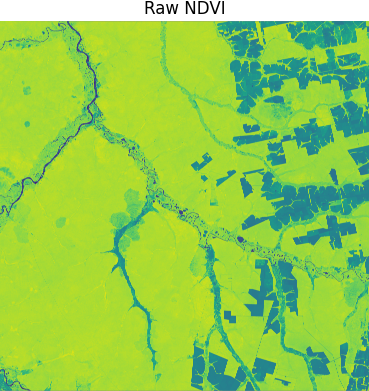
#> input picture data/animation_frames/step_00.png, 369 x 391 px; its folder holds 3 pictures in this run
$ python create_animation.py
#> lines starting #> are read from the running program, lines starting #| are printed output that depends on the picture
import imageio
import os

# Folder where your frames are saved
frame_dir = "data/animation_frames"
output_gif = "data/evolution_ndvi_to_clusters.gif"

# Collect all frame filenames in order
frames = sorted([
    os.path.join(frame_dir, f)
    for f in os.listdir(frame_dir)
    if f.endswith(".png")
])

# Create and save GIF
images = [imageio.imread(f) for f in frames]
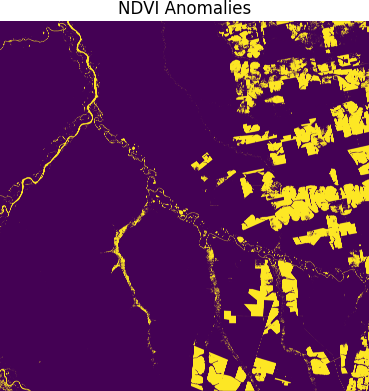
#> input picture data/animation_frames/step_01.png, 369 x 391 px
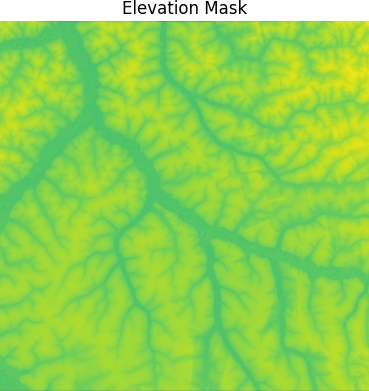
#> input picture data/animation_frames/step_02.png, 369 x 391 px
#> images = 3 items
imageio.mimsave(output_gif, images, fps=1)

print(f"✅ GIF saved to: {output_gif}")
